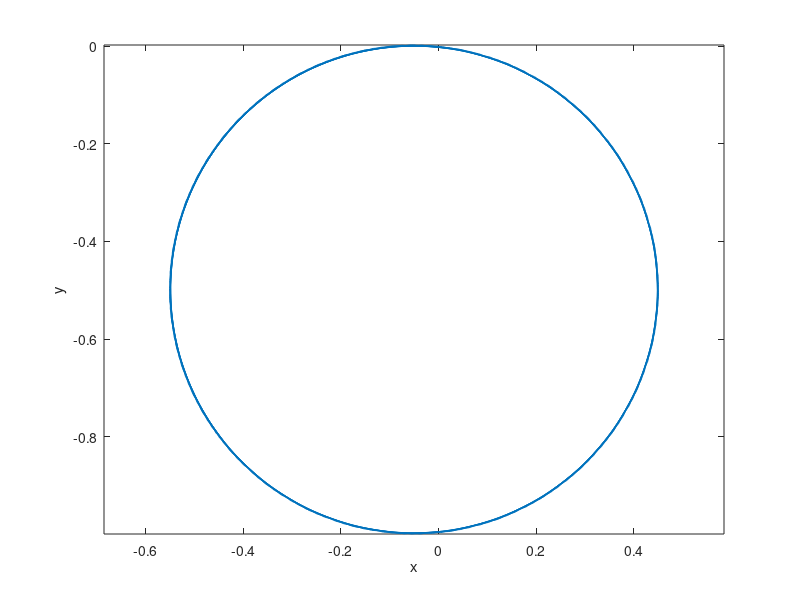
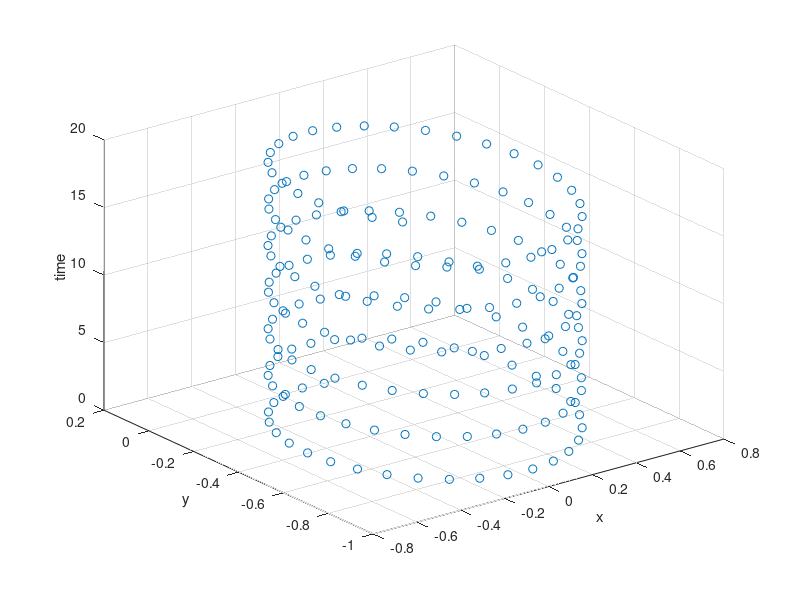
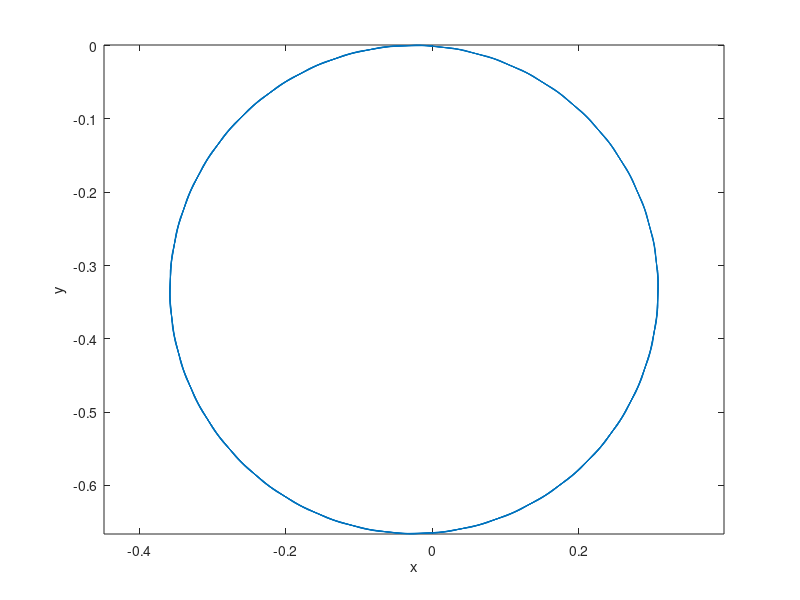
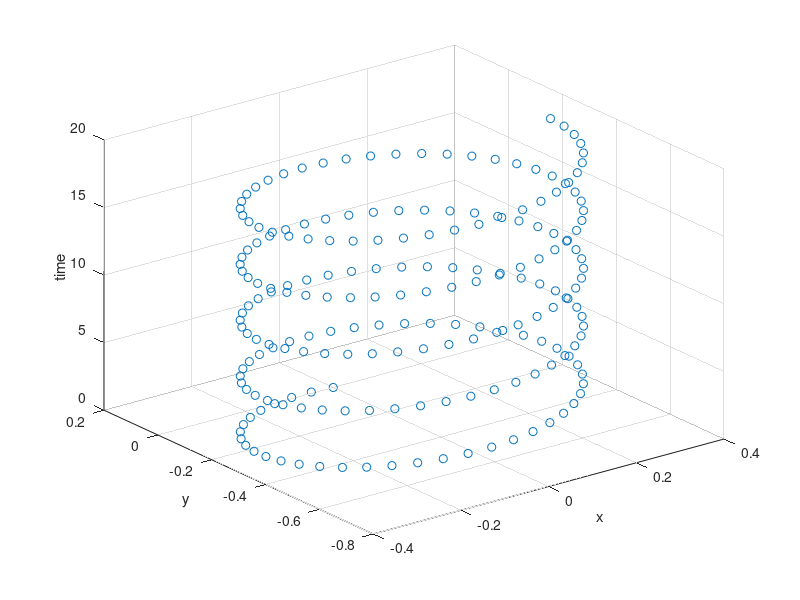

These charts were generated, in order, by the following MATLAB code:
%% HW 3, Problem 1 
% ELEC 5530 - Thaddeus Roppel
% 2012/09/04
% Markus Kreitzer, Levi Smolin, Ray Preston
clear all;
clc;

%% Declare Constants
r             = 1;    % wheel radius
l               = 1;    % half the vehicle wheelbase
theta           = 0;    % start theta at zero
phi_dot_left       = 1;   %wheel 2 (left wheel) angular rate (phi2-dot)
%phi_dot_right       = 2;   %wheel 1 (right wheel) angular rate (phi1-dot)

timeEnd             = 20;   %run the simulation for 20 seconds
timeDiv             = 0.1;  %split the simulation into 0.1 seconds

timeSteps           = (timeEnd/timeDiv)+1;  %The number of steps the simulation will have

Zeta_I         = zeros(3,timeSteps);  % Initial position
%% Run through six different scenarios where the wheel velocities vary.

scenarios       = [-3,-2,-1,0,1,2,3];
for phi_dot_right   = scenarios

    theta=0;
    Zeta_I         = zeros(3,timeSteps);  % Initial position

for i = 2:1:timeSteps
    
    R_inv_theta     = [ cos(theta),     -sin(theta),    0;
                    sin(theta),      cos(theta),    0;
                    0,                        0,    1
                   ];
               
    % Velocity matrix
   Zeta_I_dot      = R_inv_theta * [ (r * phi_dot_left)/2 + (r .* phi_dot_right)/2;
                                       0;
                                      (r * phi_dot_left)/(2*l) - (r * phi_dot_right)/(2*l); 
                                    ];
    
    theta=theta+(Zeta_I_dot(3)*timeDiv);
    
    Zeta_I(:,i)=Zeta_I(:,i-1)+(Zeta_I_dot*timeDiv);
end


figure;
plot(Zeta_I(1,:),Zeta_I(2,:));
axis equal
xlabel('x')
ylabel('y')

t=0:timeDiv:timeEnd;
figure
scatter3(Zeta_I(1,:),Zeta_I(2,:),t); %produces a 3-D trajectory plot
xlabel('x')
ylabel('y')
zlabel('time')


end
